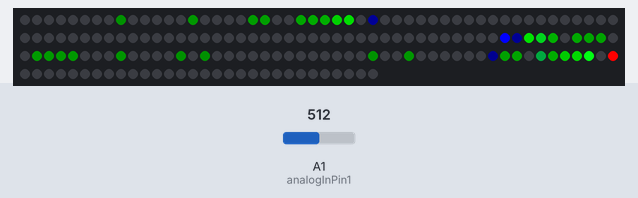
Bench run of a sketch on a simulated Arduino Uno, built with avr-gcc and run on an emulated ATmega328P. On the bench: 180 RGB LEDs in strip order, left to right, continuing on the next row. The test bench sets the inputs (shaded band); at power-on: A1 (analogInPin1) = 512. What the sketch prints to the serial monitor is not drawn.

Above: at 3.2 s.
3.3 s: A1 (analogInPin1) set to 50
At 6.0 s:
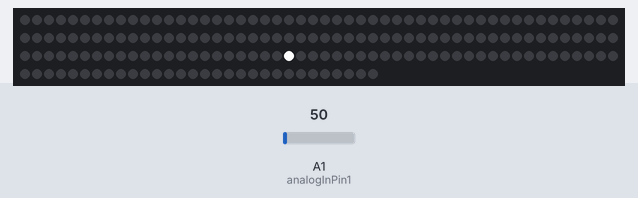
6.2 s: A1 (analogInPin1) set to 70
8.3 s: A1 (analogInPin1) set to 900
At 9.07 s:
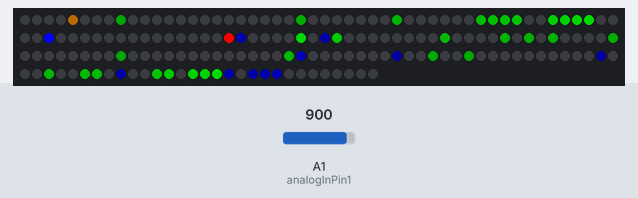
10.7 s: A1 (analogInPin1) set to 1023
At 11.8 s:
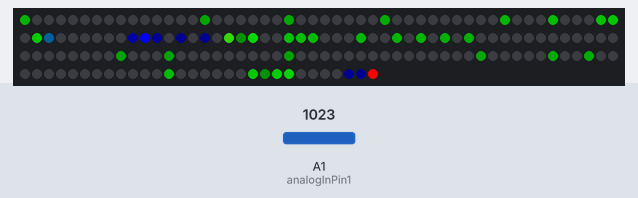
13.1 s: A1 (analogInPin1) set to 511
At 13.64 s:
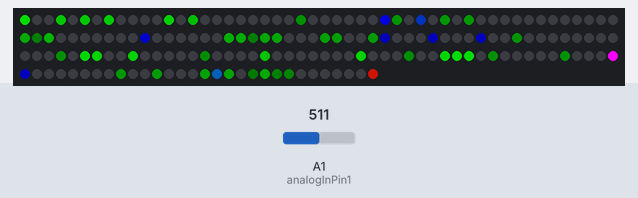
15.9 s: A1 (analogInPin1) set to 0
At 16.99 s:
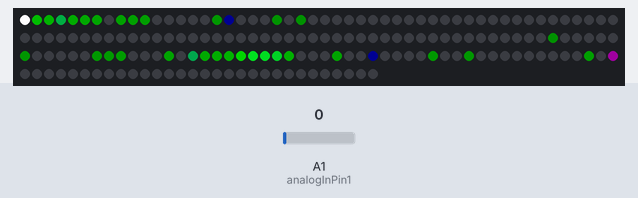
Timing chart, 0 to 18.9 s (numbered marks = the images above; inputs shaded):
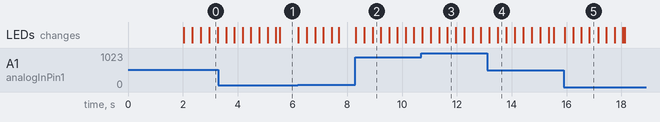

The sketch:

FirstLight_dual_sensor.ino
```cpp
// Full documentation on https://github.com/Jaknil/Dancing_lights

//Reads the voltage on an antenna connected directly to an analog input and plots the 0-5V value on a LED bar graph three times in Red Green and Blue with increasing smoothing. The plotted values fades with time.
// The effect is an interactive rainbow effect if you move, thus indusing a voltage in the antenna. If you stand still, it will average out to a static white bar.
// It only works if it (the arduino ground) is connected to a noise filtered DC power supply.


#include <FastLED.h>

#define strips_alive  3
const int NUM_LEDS = 60*strips_alive;  //120 of 300 are disconnected

#define DATA_PIN 2

// This is an array of leds.  One item for each led in your strip.
CRGB leds[NUM_LEDS];


#define analogInPin1 A1

//variable to store smooothed signal
int smooth1 = 0;
int smooth2 = 0;

//my wrapped led numbers:
int led_numbers[NUM_LEDS];


// This function sets up the ledsand tells the controller about them
void setup() {

   pinMode(analogInPin1, INPUT);

    Serial.begin(115200);
//Array to store the actual LED positions

int led_strips[strips_alive][60]; //change to 5 strips if I fix it
bool strip_direction = true;
int count_leds =0;
for (int i=0;i<strips_alive;i++){
    for (int j=0;j<60;j++){
      if (strip_direction){
      led_strips[i][j]=count_leds;
      }else{
        led_strips[i][59-j]=count_leds;
      }
      count_leds++;
    }
    strip_direction=!strip_direction;
}
/*
//print the array to check it
for (int i=0;i<4;i++){
    for (int j=0;j<60;j++){
        Serial.print(led_strips[i][j]);
        Serial.print(",");
}
Serial.println();
}
*/
count_leds =0; //might as well reuse

//Walk through the matrix rows first
for (int j=0;j<60;j++){
    for (int i=0;i<strips_alive;i++){
led_numbers[count_leds]=led_strips[i][j]; //print the led nr to the linear array
count_leds++;

}
}
/*
//print the array to check it
for (int i=0;i<240;i++){
   Serial.print(led_numbers[i]);
   Serial.print(",");
}
   Serial.println();
*/

	// sanity check delay - allows reprogramming if accidently blowing power w/leds
   	delay(2000);
  FastLED.setBrightness(255);
     FastLED.addLeds<WS2812B, DATA_PIN, GRB>(leds, NUM_LEDS);  // GRB ordering is typical
}

// This function runs over and over, and is where you do the magic to light
// your leds.

int position = 0;


 int antennaSignal[3]; //Define a global vector to store the antenna values in
void loop() {


     //read the antenna, set smoothing stength
    Antenna(5);


     EVERY_N_MILLISECONDS(20){
      fadeToBlackBy(leds, NUM_LEDS, 10); //fade the old leds

//Add colors instead
  // Add one CRGB color to another.
      leds[led_numbers[antennaSignal[0]]] += CRGB( 0, 0, 150); //CRGB::Blue; //signal with smooth
      leds[led_numbers[antennaSignal[1]]] += CRGB( 0, 150, 0); //CRGB::Green;  //more smoothe
      leds[led_numbers[antennaSignal[2]]]  += CRGB(200, 0, 0);  //CRGB::Red; //not smoothed
 /*
      leds[led_numbers[antennaSignal[0]]] += CHSV( 160, 255, 200); //CRGB::Blue;
      leds[led_numbers[antennaSignal[1]]] += CHSV( 96, 255, 200); //CRGB::Green;
      leds[led_numbers[antennaSignal[2]]]  += CHSV(0, 255, 150);  //CRGB::Red; //not smoothed
   */
      /*
      leds[led_numbers[antennaSignal[0]]]= CRGB::Blue;
      leds[led_numbers[antennaSignal[1]]]= CRGB::Green;
      leds[led_numbers[antennaSignal[1]]]= CRGB::Red; //not smoothed
      */
      FastLED.show();
   }


}

void Antenna(int smoothStrenght){
//ANALOG antenna
 // read the analog in value:
int sensorValue1 = analogRead(analogInPin1); // goes from zero to 1023
//smooth it
smooth1 = (smooth1*smoothStrenght + sensorValue1)/(1+smoothStrenght);
 int smoothStrenght2 =smoothStrenght+30;
smooth2 = (smooth2*(smoothStrenght2) + sensorValue1)/(1+(smoothStrenght2));
  //OLD map it from a 1024 resolution analog signal to 0-300 leds
 antennaSignal[0] = map(smooth1, 0, 1023, 0, NUM_LEDS-1);
 antennaSignal[1] = map(smooth2, 0, 1023, 0, NUM_LEDS-1);
 antennaSignal[2] =  map(sensorValue1, 0, 1023, 0, NUM_LEDS-1); //TEST TO NOT SMOOTH. Old:  map(smooth2, 0, 1023, 0, NUM_LEDS);
//Offsett them
//antennaSignal[0]= antennaSignal[0]+60;
//antennaSignal[1]= antennaSignal[1]-80;
/*
 if(antennaSignal[0]<0){
  antennaSignal[0]=0;
}
if(antennaSignal[1]<0){
  antennaSignal[1]=0;
}
if(antennaSignal[0]>NUM_LEDS){
  antennaSignal[0]=NUM_LEDS;
}
if(antennaSignal[0]>NUM_LEDS){
  antennaSignal[0]=NUM_LEDS;
}
*/


if (true) { //Plot the data
    // print the results to the Serial Monitor:
 //  Serial.print("R ");
 //  Serial.print(sensorValue+240);
   Serial.print("Smooth1:");
   Serial.print(antennaSignal[0]); //some smooth
   Serial.print(",Smooth2:");
   Serial.print(antennaSignal[1]); //more smooth
   Serial.print(",RawSignal:");
   Serial.print(antennaSignal[2]); //raw
  //Fixed lines, stops zooming
    Serial.print(",Max:");
  Serial.print(NUM_LEDS);
//  Serial.print(", Max*2 ");
//  Serial.print(1023*2);
  Serial.print(",Min:");
  Serial.print(1); //to zoom the graph

  Serial.println(); //Note that only this print command is a println = "print line". The others just add text to the same line, have a look in the serial monitor to see.
}
delay(3); //to not confuse the analogread
}  //END ANALOG antenna
```

Measured:
- after the input at 3.3 s, the LEDs: first change after 0.28 s (image 1 shows a later state)
- after the input at 8.3 s, the LEDs: first change at once (image 2 shows a later state)
- after the input at 13.1 s, the LEDs: first change after 0.08 s (image 4 shows a later state)
- after the input at 15.9 s, the LEDs: first change at once (image 5 shows a later state)
